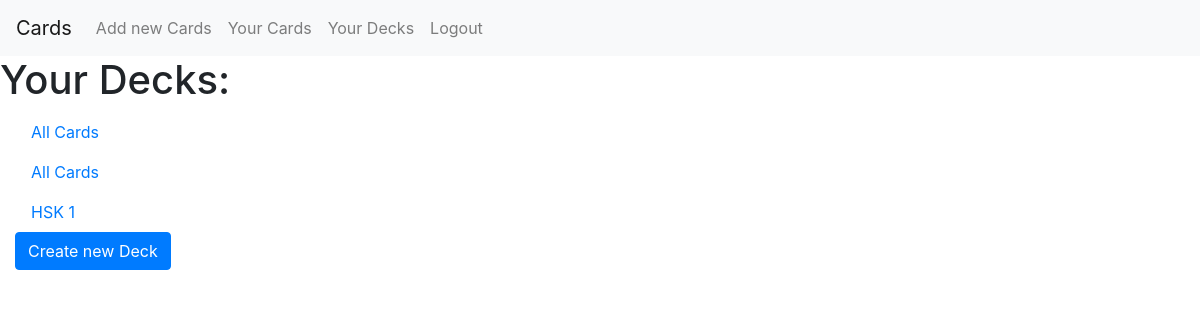
Page /decks (signed in) on the earlier database version.
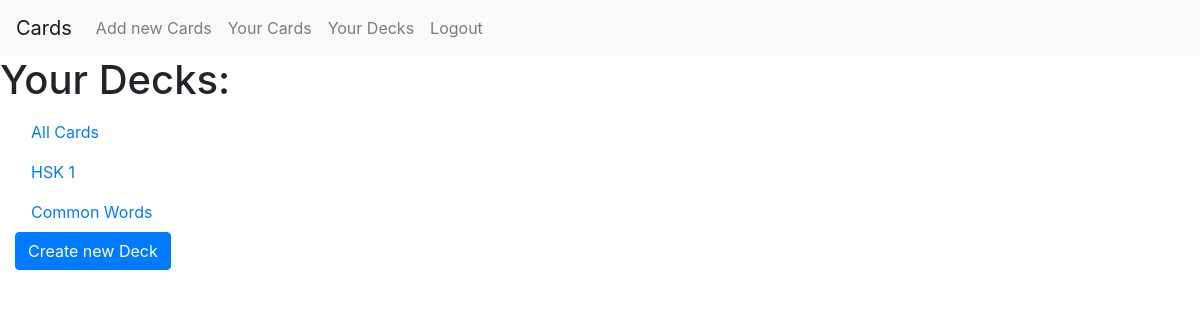
Same page on the later database version.
### cards/models.py (models this page shows, shortened)
class Deck(models.Model):
    name = models.CharField(max_length=45)
    description = models.CharField(max_length=255)
    created_by = models.ForeignKey(User, on_delete=models.SET(get_sentinel_user), related_name='created_decks')
    created_on = models.DateField(auto_now_add=True)
    user = models.ForeignKey(User, on_delete=models.CASCADE, related_name='decks')
    class Meta:
        constraints = [
            models.UniqueConstraint(fields=['created_by'], condition=models.Q(name='All Cards'), name='user_all_cards')
        ]

### cards/views.py (the view, shortened to what this page needs)
# urls.py: path('decks', views.decks, name='decks'),
def decks(request):
    userDecks = Deck.objects.filter(user=request.user)
    return render(request, 'cards/decks.html', {
        'decks': userDecks
    })

### cards/templates/cards/decks.html (shortened to what this page needs)
{% extends 'cards/layout.html' %}
{% load static %}
{% block body %}
    <h1>
        Your Decks:
    </h1>
    <div class='container-fluid'>
        <div class='row'>
            <div class='col-3'>
                <ul class='nav flex-column'>
                    <li class='nav-item'>
                        <a class='nav-link decks' href='#' data-id='{{ deck.id }}'>
                            All Cards
                        </a>
                    </li>
                    {% for deck in decks %}
                        <li class='nav-item'>
                            <a class='nav-link decks' href='#' data-id='{{ deck.id }}'>
                                {{ deck.name }}
                            </a>
                        </li>
                    {% endfor %}
                </ul>
                <button class='btn btn-primary' id='show-deck-form'>Create new Deck</button>
            </div>
            <div class='card-container col-9'>
            </div>
        </div>
    </div>
{% endblock %}

### cards/templates/cards/layout.html (shortened to what this page needs)
{% load static %}
<!DOCTYPE html>
<html lang="en">
    <head>
        <link rel="stylesheet" href="https://stackpath.bootstrapcdn.com/bootstrap/4.5.2/css/bootstrap.min.css">
        <link rel="stylesheet" href="{% static 'cards/styles.css' %}">
    </head>
    <body>
        <nav class="navbar navbar-expand-lg navbar-light bg-light">
            <a class="navbar-brand" href="#">Cards</a>
            <div class="collapse navbar-collapse" id="navbarNav">
                <ul class="navbar-nav">
                {% if user.is_authenticated %}
                    <li class="nav-item">
                        <a class="nav-link" href="{% url 'add' %}">Add new Cards</a>
                    </li>
                    <li class="nav-item">
                        <a class="nav-link" href="{% url 'index' %}">Your Cards</a>
                    </li>
                    <li class="nav-item">
                        <a class="nav-link" href="{% url 'decks' %}">Your Decks</a>
                    </li>
                    <li class="nav-item">
                        <a class="nav-link" href="{% url 'logout' %}">Logout</a>
                    </li>
                {% endif %}
              </ul>
            </div>
        </nav>
        {% block body %}
        {% endblock %}
    </body>
</html>

Differences in the rows shown:
removed Deck: name "All Cards"
added Deck: name "Common Words"
